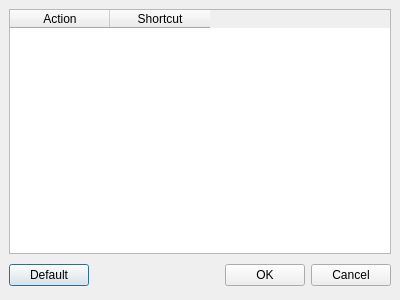
<ui version="4.0" >
 <author></author>
 <comment></comment>
 <exportmacro></exportmacro>
 <class>Shortcuts</class>
 <widget class="QDialog" name="Shortcuts" >
  <property name="geometry" >
   <rect>
    <x>0</x>
    <y>0</y>
    <width>400</width>
    <height>300</height>
   </rect>
  </property>
  <property name="windowTitle" >
   <string>Configure Shortcuts</string>
  </property>
  <layout class="QGridLayout" >
   <property name="margin" >
    <number>9</number>
   </property>
   <property name="spacing" >
    <number>6</number>
   </property>
   <item row="0" column="0" >
    <widget class="QTableWidget" name="table" >
     <property name="alternatingRowColors" >
      <bool>true</bool>
     </property>
     <property name="rowCount" >
      <number>0</number>
     </property>
     <property name="sortingEnabled" >
      <bool>false</bool>
     </property>
     <column>
      <property name="text" >
       <string>Action</string>
      </property>
     </column>
     <column>
      <property name="text" >
       <string>Shortcut</string>
      </property>
     </column>
    </widget>
   </item>
   <item row="1" column="0" >
    <layout class="QHBoxLayout" >
     <property name="margin" >
      <number>0</number>
     </property>
     <property name="spacing" >
      <number>6</number>
     </property>
     <item>
      <widget class="QPushButton" name="defaultButton" >
       <property name="text" >
        <string>Default</string>
       </property>
      </widget>
     </item>
     <item>
      <spacer>
       <property name="orientation" >
        <enum>Qt::Horizontal</enum>
       </property>
       <property name="sizeHint" >
        <size>
         <width>131</width>
         <height>31</height>
        </size>
       </property>
      </spacer>
     </item>
     <item>
      <widget class="QPushButton" name="okButton" >
       <property name="text" >
        <string>OK</string>
       </property>
      </widget>
     </item>
     <item>
      <widget class="QPushButton" name="cancelButton" >
       <property name="text" >
        <string>Cancel</string>
       </property>
      </widget>
     </item>
    </layout>
   </item>
  </layout>
 </widget>
 <pixmapfunction></pixmapfunction>
 <resources/>
 <connections>
  <connection>
   <sender>okButton</sender>
   <signal>clicked()</signal>
   <receiver>Shortcuts</receiver>
   <slot>accept()</slot>
   <hints>
    <hint type="sourcelabel" >
     <x>278</x>
     <y>253</y>
    </hint>
    <hint type="destinationlabel" >
     <x>96</x>
     <y>254</y>
    </hint>
   </hints>
  </connection>
  <connection>
   <sender>cancelButton</sender>
   <signal>clicked()</signal>
   <receiver>Shortcuts</receiver>
   <slot>reject()</slot>
   <hints>
    <hint type="sourcelabel" >
     <x>369</x>
     <y>253</y>
    </hint>
    <hint type="destinationlabel" >
     <x>179</x>
     <y>282</y>
    </hint>
   </hints>
  </connection>
 </connections>
</ui>
